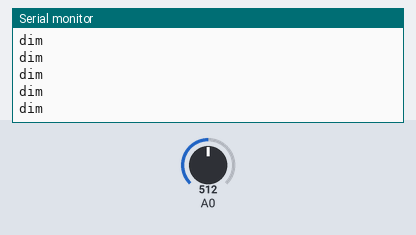
This sketch was run on a simulated Arduino Uno, built with avr-gcc and run on an emulated ATmega328P. On the bench: the last lines printed to the serial monitor. The test bench sets the inputs (shaded band); at power-on: A0 = 512.

Above: at 1.2 s.
1.3 s: A0 set to 642
2.8 s: A0 set to 663
At 3.3 s:
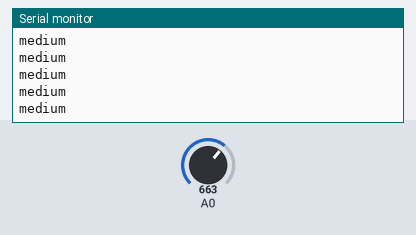
4.7 s: A0 set to 961
7.7 s: A0 set to 990
At 8.4 s:
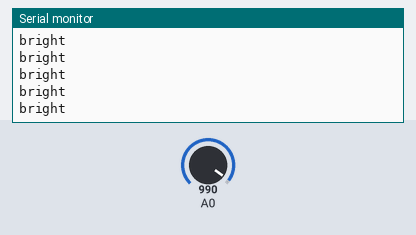

Measured:
- the behaviour switches between 649 and 650 on A0 (found by bisection; images 0 and 1)
- the behaviour switches between 973 and 974 on A0 (found by bisection; images 1 and 2)
- after the input at 2.8 s, the serial monitor: prints a new line after 0.07 s (image 1)
- after the input at 7.7 s, the serial monitor: prints a new line after 0.07 s (image 2)

The sketch:

8_switch_case.ino
```cpp
// C++ code
//
const int sensorMin = 0;
const int sensorMax = 974;
void setup()
{
  Serial.begin(9600);
}

void loop()
{
  int sensorReading = analogRead(A0);
  int range = map(sensorReading,sensorMin,sensorMax,0,3);
  switch(range){
    case 0:
    	Serial.println("dark");
    	break;
    case 1:
    	Serial.println("dim");
    	break;
    case 2:
    	Serial.println("medium");
    	break;
    case 3:
    	Serial.println("bright");
    	break;
  }
  delay(1);
}
```
